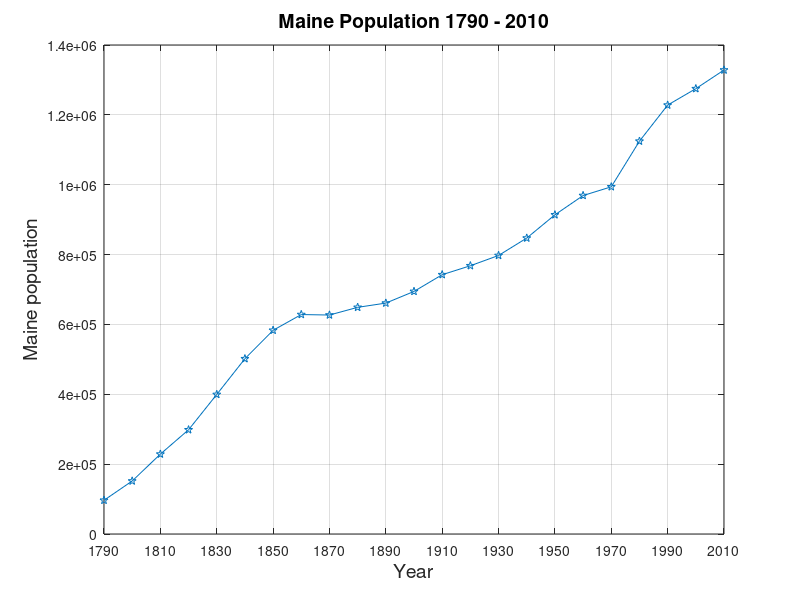

The MATLAB script that drew this image:
% Maine Population 1790 - 2010
% Source: http://maineanencyclopedia.com/population-since-1741/
 
% Year, Maine Population, US Population
population = [
1790 	96540 	3929214 
1800 	151719 	5308483 	
1810 	228705 	7239881 	
1820 	298335 	9638453 	
1830 	399455 	12866020 	
1840 	501793 	17069453 	
1850 	583169 	23191876 
1860 	628279 	31443321 	
1870 	626915 	39818449 	
1880 	648936 	50155783 	
1890 	661086 	62947714 	
1900 	694466 	75994575 	
1910 	742371 	91972266 	
1920 	768014 	105710620 	
1930 	797423 	122775046 	
1940 	847226 	131669275 
1950 	913774 	150697361 
1960 	969000 	 179323175 
1970 	994000 	 203302031 
1980 	1124660  226545805 
1990 	1227928 	 248709873 
2000 	1274923  281421906 
2010 	1328361 	 308745538
2014 	1330089	 318857056
];
 
% the years
cdate = population(:, 1);
 
% Maine's population
pop = population(:, 2);

plot(cdate, pop, '-p')

xlabel('Year', 'Fontsize', 14)
ylabel('Maine population', 'FontSize', 14)
title('Maine Population 1790 - 2010', 'FontSize', 14)

grid on
xlim([1790 2010])
set(gca, 'XTick',[1790:20:2010])

